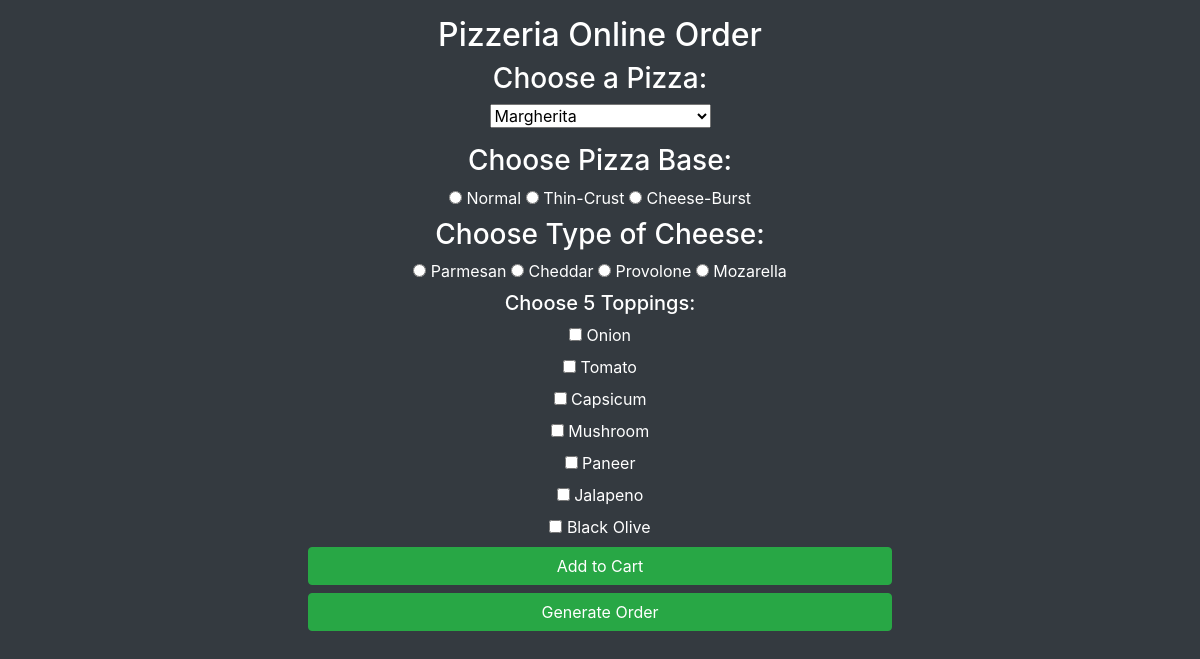
The page / on the database its author committed.
### app/models.py (models this page shows)
class PizzaBase(models.Model):
    id = models.AutoField(primary_key=True)
    name = models.CharField(max_length=100)
    price = models.DecimalField(max_digits=6, decimal_places=2)

class Cheese(models.Model):
    id = models.AutoField(primary_key=True)
    name = models.CharField(max_length=100)
    price = models.DecimalField(max_digits=6, decimal_places=2)

class Topping(models.Model):
    id = models.AutoField(primary_key=True)
    name = models.CharField(max_length=100)
    price = models.DecimalField(max_digits=6, decimal_places=2)

### app/views.py (the view)
# urls.py: path('', views.index, name='index'),
def index(request):
    pizzas = Pizza.objects.all()
    pizza_bases = PizzaBase.objects.all()
    cheeses = Cheese.objects.all()
    toppings = Topping.objects.all()
    context = {
        'pizzas': pizzas,
        'pizza_bases': pizza_bases,
        'cheeses': cheeses,
        'toppings': toppings,
    }
    return render(request, 'app/index.html', context)

### templates/app/index.html (shortened to what this page needs)
{% extends 'app/base.html' %}
{% block body %}
<div style="text-align: center;">
    <h2>Pizzeria Online Order</h2>
</div>
<form onsubmit="addToCart(); return false;">
    <div style="text-align: center;">
        <h3 for="pizza">Choose a Pizza:</h3>
        <select class="form-select form-select-lg mb-3" aria-label="Large select example" name="pizza" id="pizza">
            {% for pizza in pizzas %}
                <option value="{{ pizza.id }}">{{ pizza.name }}</option>
            {% endfor %}
        </select>
    </div>
    <div style="text-align: center;">
        <h3>Choose Pizza Base:</h3>
        {% for base in pizza_bases %}
            <input type="radio" id="base_{{ base.id }}" name="base" value="{{ base.id }}">
            <label for="base_{{ base.id }}">{{ base.name }}</label>
        {% endfor %}
    </div>
    <div style="text-align: center;">
        <h3>Choose Type of Cheese:</h3>
        {% for cheese in cheeses %}
            <input type="radio" id="cheese_{{ cheese.id }}" name="cheese" value="{{ cheese.id }}">
            <label for="cheese_{{ cheese.id }}">{{ cheese.name }}</label>
        {% endfor %}
    </div>
    <div style="text-align: center;">
        <h5>Choose 5 Toppings:</h5>
        {% for topping in toppings %}
            <input type="checkbox" id="topping_{{ topping.id }}" name="topping" value="{{ topping.id }}" onclick="limitSelection()">
            <label for="topping_{{ topping.id }}">{{ topping.name }}</label><br>
        {% endfor %}
    </div>
    <div style="text-align: center;">
        <button type="button" onclick="addToCart()" class="btn btn-success d-grid gap-2 col-6 mx-auto mb-2">Add to Cart</button>
    </div>
</form>
<form onsubmit="generateOrder(); return false;">
    <div style="text-align: center;">
        <button type="button" onclick="generateOrder()" class="btn btn-success d-grid gap-2 col-6 mx-auto">Generate Order</button>
    </div>
</form>
{% endblock %}

### templates/app/base.html (shortened to what this page needs)
<!DOCTYPE html>
<html lang="en">
<head>
    <link href="https://stackpath.bootstrapcdn.com/bootstrap/4.5.2/css/bootstrap.min.css" rel="stylesheet">
</head>
<body class="p-3 mb-2 bg-dark text-white">
    {% block body %}{% endblock %}
</body>
</html>

### rows shown on the page
PizzaBase: name "Normal"
PizzaBase: name "Thin-Crust"
PizzaBase: name "Cheese-Burst"
Cheese: name "Parmesan"
Cheese: name "Cheddar"
Cheese: name "Provolone"
Cheese: name "Mozarella"
Topping: name "Onion"
Topping: name "Tomato"
Topping: name "Capsicum"
Topping: name "Mushroom"
Topping: name "Paneer"
Topping: name "Jalapeno"
Topping: name "Black Olive"

### other values the page prints
form field pizza "Margherita"
